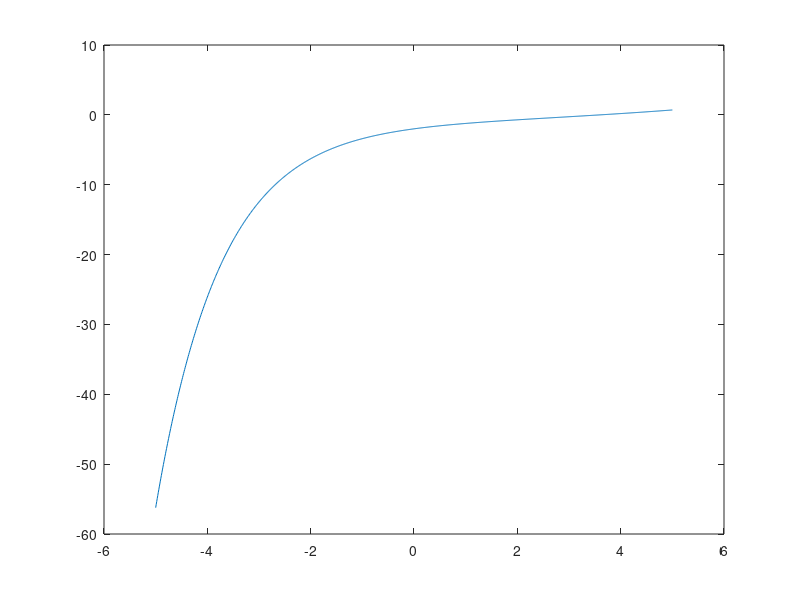

Recreate this plot in MATLAB. (Note: this script raises an error after producing the figure.)
% Limpeza do workspace
clear all
clc

% Atribuição das constantes
EPSILON = 1e-12	% Erro aceitável
ALPHA = 0.2	% Constante da equação
BETA = 2	% Constante da equação

% Estabelecimento do intervalo em que a raiz se encontra
x = -5:0.01:5	% Intervalo de x para investigação da curva
y = exp(ALPHA*x) - exp((ALPHA-1)*x) - BETA	% Atribuicao de x na equação -> f(x) = y
plot(x,y)

% Método da Bissecção
a = 3	% Valor mínimo do intervalo
b = 4	% Valor máximo do intervalo
[x_bissec, n_bissec] = bissecBV(a,b, ALPHA, BETA, EPSILON)

% Método de Newton
x_newt = (3+4)/2
n_max = 10
[x_newt, n_newt] = newtonBV(x_newt, ALPHA, BETA, EPSILON, n_max)

% Implementação das funções de resolução

% Método da Bissecção
function [r, n] = bissecBV(a, b, ALPHA, BETA, EPSILON)
	n = 0	% Número de iterações
	n_max = ceil((log10(b-a)-log10(EPSILON))/(log10(2)))	% Número máximo de iterações

	while b - a >= EPSILON & n < n_max

		y_k = exp(ALPHA*((a+b)/2)) - exp((ALPHA-1)*((a+b)/2)) - BETA

		if y_k > 0
			b = (a+b)/2
			n = n + 1
		elseif y_k < 0
			a = (a+b)/2
			n = n + 1
		else
			break
		end

	end
	r = (a+b)/2
end

% Método de Newton
function [r, n] = newtonBV(x0, ALPHA, BETA, EPSILON, n_max)
	n = 0

	while abs(exp(ALPHA*x0) - exp((ALPHA-1)*x0) - BETA) >= EPSILON & n < n_max

		x0 = x0 - (exp(ALPHA*x0) - exp((ALPHA-1)*x0) - BETA)/(exp((ALPHA-1)*x0)*(ALPHA*(exp(x0)-1)+1))
		n = n + 1
		
	end
	r = x0
end